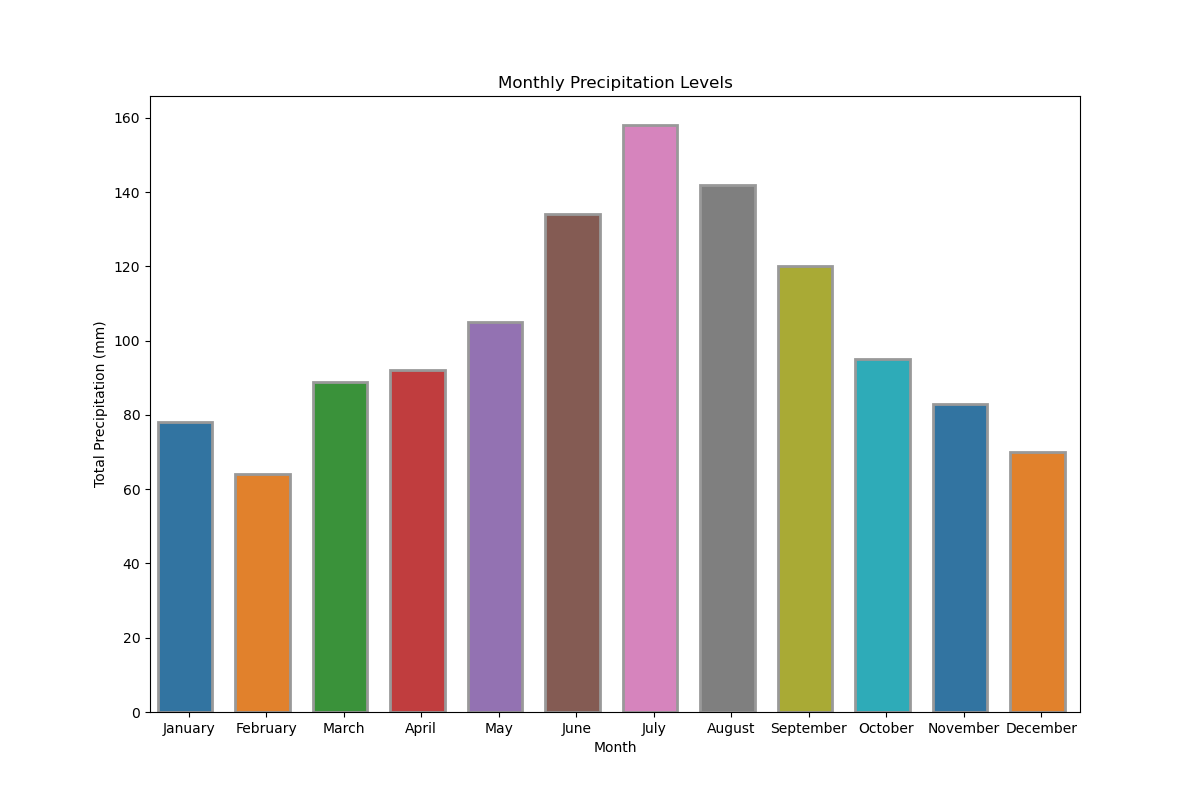

Recreate this plot in Python.

import seaborn as sns
import pandas as pd
import matplotlib.pyplot as plt

# Data
data = {
    'Month': ['January', 'February', 'March', 'April', 'May', 'June', 
              'July', 'August', 'September', 'October', 'November', 'December'],
    'Total Precipitation (mm)': [78, 64, 89, 92, 105, 134, 158, 142, 120, 95, 83, 70]
}

# Create DataFrame
df = pd.DataFrame(data)

# Initialize the matplotlib figure
f, ax = plt.subplots(figsize=(12, 8))

# Plot the precipitation
sns.barplot(y="Total Precipitation (mm)", x="Month", data=df,
            palette=['#1f77b4', '#ff7f0e', '#2ca02c', '#d62728', '#9467bd', 
                     '#8c564b', '#e377c2', '#7f7f7f', '#bcbd22', '#17becf', 
                     '#1f77b4', '#ff7f0e'], edgecolor=".6", linewidth=2)

# Customize the axes and title
ax.set_ylabel('Total Precipitation (mm)')
ax.set_xlabel('Month')
ax.set_title('Monthly Precipitation Levels')

# Adjust bar width
for container in ax.containers:
    plt.setp(container, width=0.7)

# Show the plot
plt.show()
